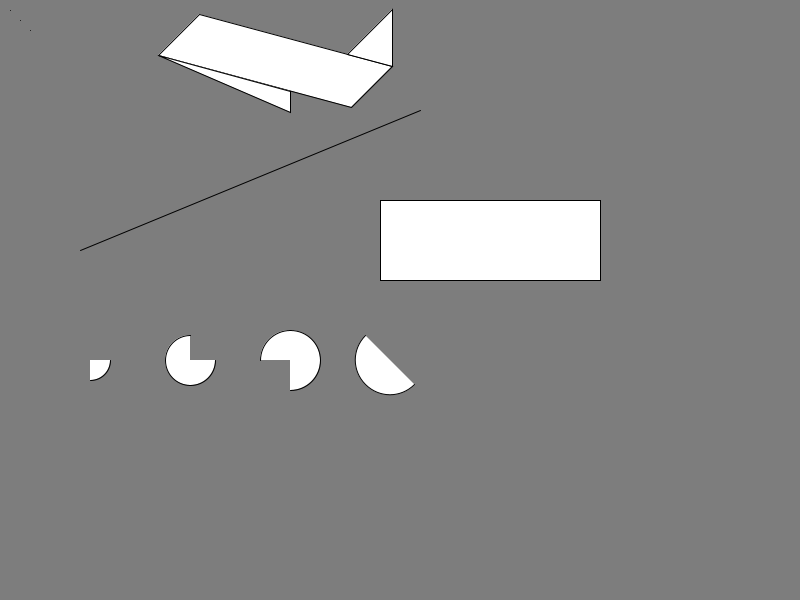
Frame 1 (no input)
Frame 60 (the mouse pressed at the canvas centre just before this capture): identical to frame 1, image omitted
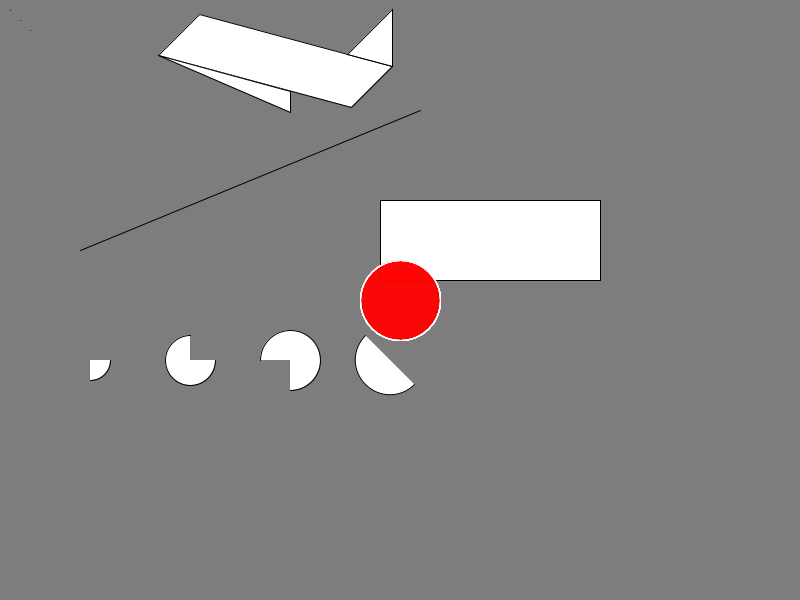
Frame 120 (the mouse held since frame 60 and released just before this capture)

The Processing sketch that drew these frames (run headless with seeded random() and noise(); from frame 60 on, the mouse is pressed at the canvas centre):

// Processing sketch: GettingStart
// ── GettingStart.pde

void setup()
{
  size(800, 600);
  background(125);
  smooth();
  
  point(10, 10);
  point(20, 20);
  point(30, 30);
  
  line(80, 250, 420, 110);
  
  quad(158, 55, 199, 14, 392, 66, 351, 107);
  triangle(347, 54, 392, 9, 392, 66);
  triangle(158, 55, 290, 91, 290, 112);
  
  rect(380, 200, 220, 80);
  
  arc(90,  360, 40, 40, 0, HALF_PI);
  arc(190, 360, 50, 50, 0, PI+HALF_PI);
  arc(290, 360, 60, 60, PI, TWO_PI+HALF_PI);
  arc(390, 360, 70, 70, QUARTER_PI, PI+QUARTER_PI);
  
  print("this is a test");
}

void draw()
{
  stroke(255);
  if ( mousePressed )
  {
    //line(mouseX, mouseY, pmouseX, pmouseY);
    fill(255, 0, 0, 20);
    //fill(255) //means Grey
    ellipse(mouseX, mouseY, 80, 80);
  }
}
